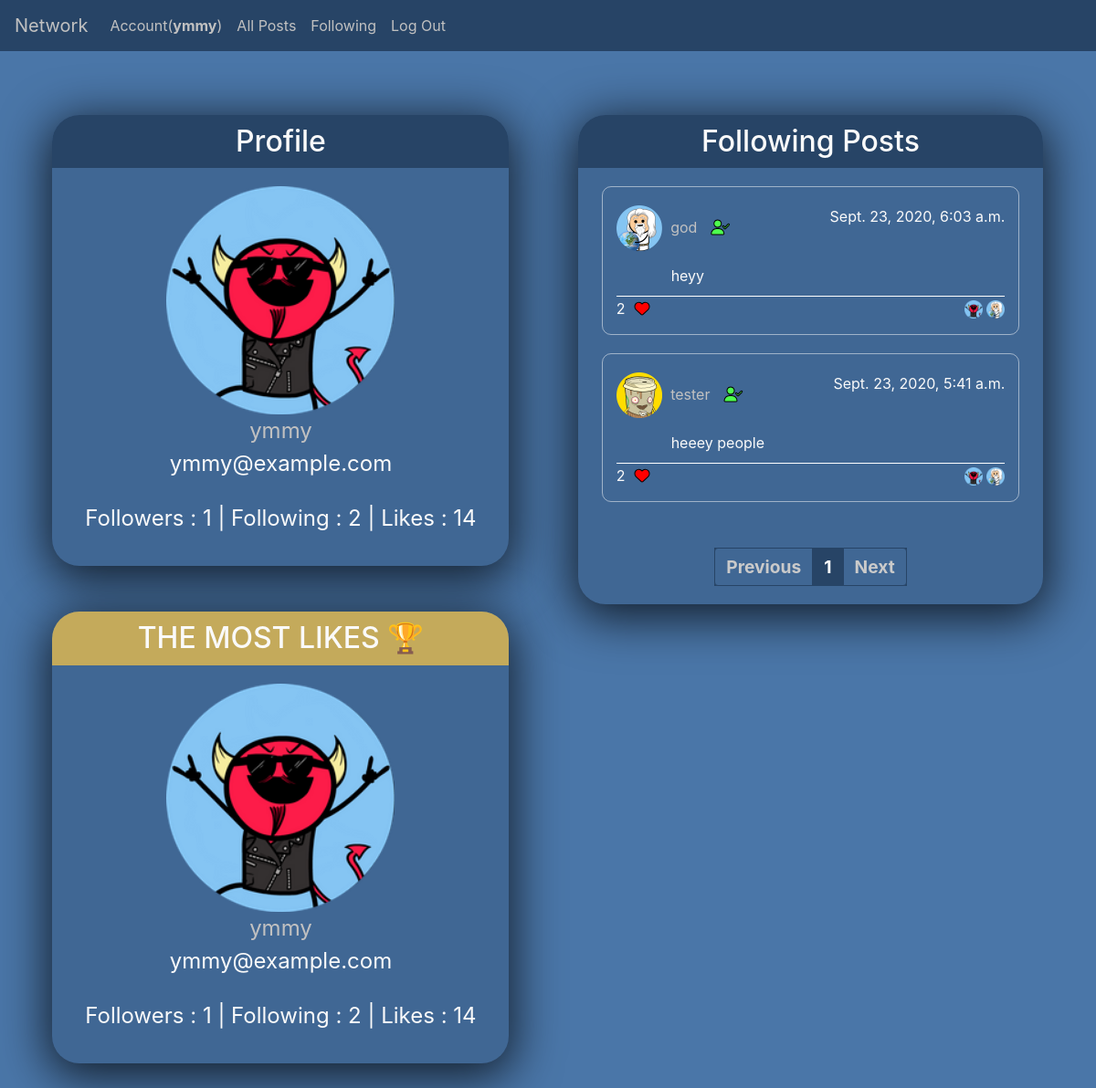
Page /following_posts (signed in) on the committed database.
### network/models.py (models this page shows)
class User(AbstractUser):
    avatar = models.TextField(default="avatar_bucket.png")
    like_count = models.PositiveSmallIntegerField(default=0, blank=True, null=True)
    followers = models.ManyToManyField("User", related_name="followers_id")
    following = models.ManyToManyField("User", related_name="following_id")
    pass

class Post(models.Model):
    username = models.ForeignKey("User", on_delete=models.CASCADE, related_name="user")
    like_count = models.PositiveSmallIntegerField(default=0, blank=True, null=True)
    liked_user_count = models.ManyToManyField("Post", related_name="liked_id")
    body = models.TextField(blank=True)
    timestamp = models.DateTimeField(auto_now_add=True)

### network/views.py (the view)
# urls.py: path("following_posts", views.following_posts, name="following_posts"),
@csrf_exempt
@login_required
def following_posts(request):
    users = User.objects.all()
    topuser = User.objects.all().order_by("-like_count").first()
    liked = Post.objects.filter(
            liked_user_count=request.user.id
        ).all().values()
    liked_posts = []
    for i in range(len(liked)):
        liked_posts.append(liked[i]["id"])
    following = User.objects.filter(
            followers=request.user.id
        ).all().values()
    following_users = []
    for i in range(len(following)):
        following_users.append(following[i]["id"])
    if following_users:
        posts = Post.objects.all().filter(
                username_id__in=following_users
            ).order_by("-timestamp").all()
    else:
        posts = []
    paginator = Paginator(posts, 5)
    page_number = request.GET.get('page')
    page_obj = paginator.get_page(page_number)
    return render(request, "network/following_posts.html", {'posts': posts, "users": users,'page_obj': page_obj, 'liked_posts': liked_posts, 'following_users' : following_users, 'topuser': topuser})

### network/templates/network/following_posts.html (shortened to what this page needs)
{% extends "network/layout.html" %}
{% block body %}
<section id="following">
    <div class="card-container">
        <div class="profile-card">
            <h2>Profile</h2>
            <img id="profile_avatar" src="../../static/network/img/avatars/{{ user.avatar }}" alt=""> <br>
            <a href="/profile/{{ user.id }}"> {{ user.username }} </a> <br>
            <p class="email">{{ user.email }}</p> <br>
            <p class="count">Followers&nbsp;:&nbsp;{{ user.followers.count }} | Following&nbsp;:&nbsp;{{ user.following.count }} | Likes&nbsp;:&nbsp;{{ user.like_count }}</p><br>
        </div>
        <div class="profile-card leader2">
            <h2>THE MOST LIKES 🏆</h2>
            <img id="profile_avatar" src="../../static/network/img/avatars/{{ topuser.avatar }}" alt=""> <br>
            <a href="/profile/{{ topuser.id }}"> {{ topuser.username }} </a> <br>
            <p class="email">{{ topuser.email }}</p> <br>
            <p class="count">Followers&nbsp;:&nbsp;{{ topuser.followers.count }} | Following&nbsp;:&nbsp;{{ topuser.following.count }} | Likes&nbsp;:&nbsp;{{ topuser.like_count }}</p><br>
        </div>
    </div>
    <div class="posts_container">
        <div class="posts">
            <h2>Following Posts</h2>
            {% if page_obj|length > 0%}
                {% for post in page_obj %}
                <div class="post">
                    <div class="top-info">
                        <div class="poster-info">
                            {% for profile in users %}
                                {% if post.username_id == profile.id  %}
                                    <a href="/profile/{{ profile.id }}">
                                        <img src="../../static/network/img/avatars/{{ profile.avatar }}" alt="">
                                    </a>
                                {% endif %}
                            {% endfor %}
                            <a class="profile_link" href="/profile/{{ post.username_id }}"> {{ post.username }} </a>
                            {% if user.is_authenticated %}
                                {% if post.username_id == user.id %}
                                {% else %}
                                    {% if post.username_id in following_users %}
                                        <button class="unfollow_button" data-page = "{{ post.username_id }}"><i class="fas fa-user-check"></i></button>
                                    {% else %}
                                        <button class="follow_button" data-page = "{{ post.username_id }}"><i class="fas fa-user-plus"></i></button>
                                    {% endif %}
                                {% endif %}
                            {% endif %}
                        </div>
                        <div class="poster-timestamp">
                            <p>{{ post.timestamp }}</p>
                        </div>
                    </div>
                    <div class="middle-info">
                        <p class="post_body" style="display: block;">{{ post.body }}</p>
                    </div>
                    <div class="bottom-info">
                        <div class="like-info">
                            <span id="like_for_{{ post.id }}">{{ post.liked_user_count.all.count }}</span>
                            {% if user.is_authenticated %}
                                {% if post.id in liked_posts %}
                                    <button class="unlike_button" data-page = "{{ post.id }}"><i class="fas fa-heart"></i></button>
                                {% else %}
                                    <button class="like_button" data-page = "{{ post.id }}"><i class="far fa-heart"></i></button>
                                {% endif %}
                            {% else %}
                            <span>Likes</span>
                            {% endif %}
                        </div>
                        <div id="like_avatars_{{ post.id }}">
                            {% for liked in post.liked_user_count.all %}
                                {% for profile in users %}
                                    {% if liked.id == profile.id  %}
                                        <a href="/profile/{{ profile.id }}">
                                            <img width="20px" src="../../static/network/img/avatars/{{ profile.avatar }}" alt="">
                                        </a>
                                    {% endif %}
                                {% endfor %}
                            {% endfor %}
                        </div>
                    </div>
                </div>
                {% endfor %}
                {% else %}
                <span>You are not following anyone</span>
                {% endif %}
                <nav aria-label="Page navigation example">
                    <ul class="paginator">
                        {% if page_obj.has_previous %}
                        <li class="page-item">
                            <a class="page-link " href="?page={{ page_obj.previous_page_number }}" tabindex="-1" aria-disabled="true">Previous</a>
                        </li>
                        {% else %}
                        <li class="page-item disabled">
                            <a class="page-link" href="#" tabindex="-1" aria-disabled="true">Previous</a>
                        </li>
                        {% endif %}
                        {% for page in page_obj.paginator.page_range %}
                        {% if page == page_obj.number %}
                            <li class="page-item"><a class="page-link active-link" href="?page={{ page }}">{{ page }}</a></li>
                        {% else %}
                            <li class="page-item"><a class="page-link" href="?page={{ page }}">{{ page }}</a></li>
                        {% endif %}
                        {% endfor %}
                        {% if page_obj.has_next %}
                        <li class="page-item">
                            <a class="page-link" href="?page={{ page_obj.next_page_number }}" tabindex="-1" aria-disabled="true">Next</a>
                        </li>
                        {% else %}
                        <li class="page-item disabled">
                            <a class="page-link" href="#" tabindex="-1" aria-disabled="true">Next</a>
                        </li>
                        {% endif %}
                    </ul>
                </nav>
            </div>
    </div>
    </section>
        {% endblock %}

### network/templates/network/layout.html (shortened to what this page needs)
{% load static %}
<!DOCTYPE html>
<html lang="en">
    <head>
        <link rel="stylesheet" href="https://stackpath.bootstrapcdn.com/bootstrap/4.4.1/css/bootstrap.min.css">
        <link href="{% static '/network/styles/styles.css' %}" rel="stylesheet">
    </head>
    <body>
          <nav class="navbar navbar-expand-sm">
            <a class="navbar-brand" href="{% url 'index' %}">Network</a>
            <div class="collapse navbar-collapse" id="navbarSupportedContent">
                <ul class="navbar-nav mr-auto">
                    {% if user.is_authenticated %}
                        <li class="nav-item">
                            <a class="nav-link" href="{% url 'edit_profile' %}">Account(<strong>{{ user.username }}</strong>)</a>
                        </li>
                    {% endif %}
                    <li class="nav-item">
                      <a id="all_posts"class="nav-link" href="{% url 'index' %}">All Posts</a>
                    </li>
                    {% if user.is_authenticated %}
                        <li class="nav-item">
                            <a id="following_posts" class="nav-link" href="{% url 'following_posts' %}">Following</a>
                        </li>
                        <li class="nav-item">
                            <a class="nav-link" href="{% url 'logout' %}">Log Out</a>
                        </li>
                    {% endif %}
                  </ul>
            </div>
          </nav>
        <div class="body">
            {% block body %}
            {% endblock %}
        </div>
    </body>
</html>

### rows in the picture
User: username "ymmy", avatar (picture), email "ymmy@example.com", followers.count "1", following.count "2", like_count "14"
Post: username "god", timestamp "Sept. 23, 2020, 6:03 a.m.", body "heyy", liked_user_count.all.count "2"
User: avatar (picture)
Post: username "tester", timestamp "Sept. 23, 2020, 5:41 a.m.", body "heeey people", liked_user_count.all.count "2"
User: avatar (picture)

### other values in the picture
{{ page }} "1"
